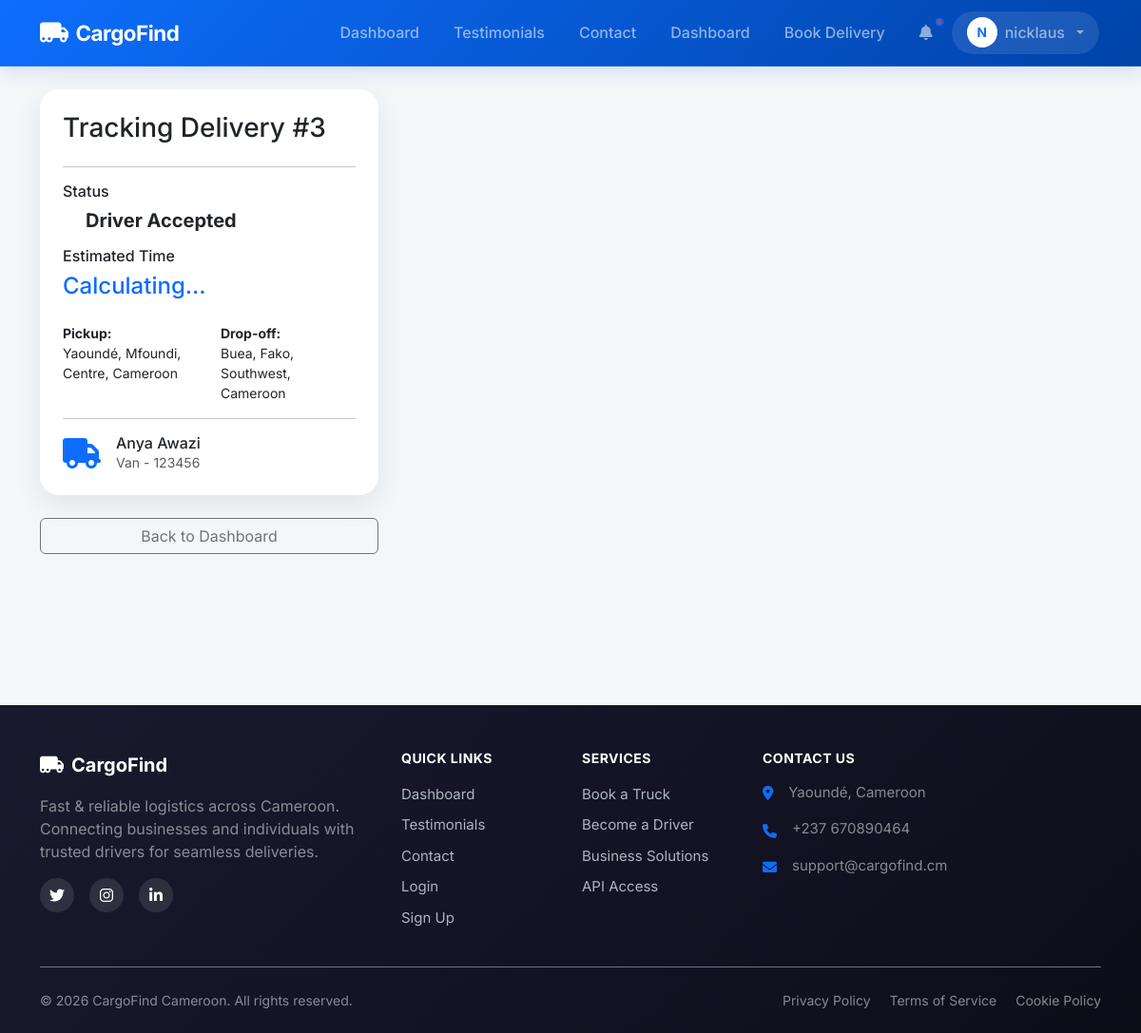
/customer/track/3 (signed in), run on the app's committed database.
### models.py (models this page shows, shortened)
class User(UserMixin, db.Model):
    id = db.Column(db.Integer, primary_key=True)
    email = db.Column(db.String(120), unique=True, nullable=False)
    phone = db.Column(db.String(20), unique=True, nullable=False)
    password_hash = db.Column(db.String(255), nullable=False)
    full_name = db.Column(db.String(100), nullable=False)
    address = db.Column(db.String(200))
    role = db.Column(db.String(20), nullable=False) # 'customer', 'driver', 'admin'
    vehicle_type = db.Column(db.String(50)) # 'car', 'van', 'truck'
    vehicle_id = db.Column(db.String(50))
    license_url = db.Column(db.String(255))
    is_verified = db.Column(db.Boolean, default=False)
    registration_otp = db.Column(db.String(6))
    is_active = db.Column(db.Boolean, default=False)
    is_approved = db.Column(db.Boolean, default=False) # Admin approval
    current_lat = db.Column(db.Float)
    current_lng = db.Column(db.Float)
    deliveries_as_customer = db.relationship('Delivery', backref='customer', foreign_keys='Delivery.customer_id')
    deliveries_as_driver = db.relationship('Delivery', backref='driver', foreign_keys='Delivery.driver_id')
    notifications = db.relationship('Notification', backref='user', lazy=True)
    wallet = db.relationship('Wallet', backref='user', uselist=False)

class Delivery(db.Model):
    id = db.Column(db.Integer, primary_key=True)
    customer_id = db.Column(db.Integer, db.ForeignKey('user.id'), nullable=False)
    driver_id = db.Column(db.Integer, db.ForeignKey('user.id'))
    pickup_location = db.Column(db.String(200), nullable=False)
    pickup_lat = db.Column(db.Float)
    pickup_lng = db.Column(db.Float)
    dropoff_location = db.Column(db.String(200), nullable=False)
    dropoff_lat = db.Column(db.Float)
    dropoff_lng = db.Column(db.Float)
    goods_description = db.Column(db.Text, nullable=False)
    pickup_time = db.Column(db.DateTime, default=datetime.utcnow)
    dropoff_time = db.Column(db.DateTime)
    special_instructions = db.Column(db.Text)
    weight = db.Column(db.Float)
    vehicle_type = db.Column(db.String(50)) # Type of vehicle required
    distance_km = db.Column(db.Float)
    estimated_time = db.Column(db.String(50))
    total_cost = db.Column(db.Float)
    status = db.Column(db.String(50), default='Pending')
    created_at = db.Column(db.DateTime, default=datetime.utcnow)
    payment_status = db.Column(db.String(20), default='Unpaid') # Unpaid, Paid
    payment_method = db.Column(db.String(50)) # MoMo, Orange, Cash
    pickup_otp = db.Column(db.String(6))
    delivery_otp = db.Column(db.String(6))
    rating = db.Column(db.Integer)
    feedback = db.Column(db.Text)

### app.py (the view)
@app.route('/customer/track/<int:delivery_id>')
@login_required
def track_delivery(delivery_id):
    delivery = Delivery.query.get_or_404(delivery_id)
    if delivery.customer_id != current_user.id:
        return redirect(url_for('index'))
    driver_lat = None
    driver_lng = None
    if delivery.driver_id:
        driver = User.query.get(delivery.driver_id)
        if driver:
            driver_lat = driver.current_lat
            driver_lng = driver.current_lng
    return render_template('customer/tracking.html',
                           delivery=delivery,
                           driver_lat=driver_lat,
                           driver_lng=driver_lng)

### templates/customer/tracking.html (shortened to what this page needs)
{% extends "base.html" %}
{% block content %}
<div class="d-none d-md-block">
    <div class="row">
        <div class="col-md-4">
            <div class="card p-4 mb-4 border-primary">
                <h3>Tracking Delivery #{{ delivery.id }}</h3>
                <hr>
                <div class="mb-3">
                    <h6>Status</h6>
                    <div class="d-flex align-items-center">
                        <span id="statusText-desktop" class="fw-bold h5 mb-0">{{ delivery.status }}</span>
                    </div>
                </div>
                <div class="mb-3">
                    <h6>Estimated Time</h6>
                    <p id="etaText-desktop" class="h4 text-primary">Calculating...</p>
                </div>
                <div class="row small">
                    <div class="col-6">
                        <strong>Pickup:</strong><br>
                        {{ delivery.pickup_location }}
                    </div>
                    <div class="col-6">
                        <strong>Drop-off:</strong><br>
                        {{ delivery.dropoff_location }}
                    </div>
                </div>
                <hr>
                <div class="d-flex align-items-center">
                    <i class="fas fa-truck fa-2x text-primary me-3"></i>
                    <div>
                        <h6 class="mb-0">{{ delivery.driver.full_name if delivery.driver else 'Waiting for driver...' }}</h6>
                        <p class="text-muted small mb-0">{{ delivery.driver.vehicle_type | capitalize if delivery.driver }} - {{ delivery.driver.vehicle_id if delivery.driver }}</p>
                    </div>
                </div>
            </div>
            <a href="{{ url_for('customer_dashboard') }}" class="btn btn-outline-secondary w-100">Back to Dashboard</a>
        </div>
        <div class="col-md-8">
            <div id="trackMap-desktop" style="height: 600px; border-radius: 15px;"></div>
        </div>
    </div>
</div>
{% endblock %}

### templates/base.html (shortened to what this page needs)
<!DOCTYPE html>
<html lang="en">
<head>
    <link href="https://cdn.jsdelivr.net/npm/bootstrap@5.3.0/dist/css/bootstrap.min.css" rel="stylesheet">
    <link rel="stylesheet" href="https://cdnjs.cloudflare.com/ajax/libs/font-awesome/6.0.0/css/all.min.css">
    <link rel="stylesheet" href="https://unpkg.com/leaflet@1.9.4/dist/leaflet.css" />
    <link rel="stylesheet" href="{{ url_for('static', filename='css/style.css') }}">
</head>
<body class="animate-fade-in">
    <nav class="navbar navbar-expand-lg navbar-dark sticky-top">
        <div class="container">
            <a class="navbar-brand" href="{{ url_for('index') }}">
                <i class="fas fa-truck-moving"></i>
                <span>CargoFind</span>
            </a>
            <div class="collapse navbar-collapse" id="navbarNav">
                <ul class="navbar-nav ms-auto align-items-lg-center">
                    {% if not current_user.is_authenticated %}
                    <li class="nav-item">
                        <a class="nav-link" href="{{ url_for('index') }}">
                            <i class="fas fa-home me-1 d-lg-none"></i> Home
                        </a>
                    </li>
                    {% else %}
                    <li class="nav-item">
                        <a class="nav-link" href="{% if current_user.role == 'admin' %}{{ url_for('admin_dashboard') }}{% elif current_user.role == 'driver' %}{{ url_for('driver_dashboard') }}{% else %}{{ url_for('customer_dashboard') }}{% endif %}">
                             Dashboard
                        </a>
                    </li>
                    {% endif %}
                    <li class="nav-item">
                        <a class="nav-link" href="{{ url_for('testimonials') }}">
                             Testimonials
                        </a>
                    </li>
                    <li class="nav-item">
                        <a class="nav-link" href="{{ url_for('contact') }}">
                             Contact
                        </a>
                    </li>
                    {% if current_user.is_authenticated %}
                        {% if current_user.role == 'customer' %}
                            <li class="nav-item">
                                <a class="nav-link" href="{{ url_for('customer_dashboard') }}">
                                     Dashboard
                                </a>
                            </li>
                            <li class="nav-item">
                                <a class="nav-link" href="{{ url_for('book_delivery') }}">
                                     Book Delivery
                                </a>
                            </li>
                        {% elif current_user.role == 'driver' %}
                            <li class="nav-item">
                                <a class="nav-link" href="{{ url_for('driver_dashboard') }}">
                                    <i class="fas fa-tachometer-alt me-1 d-lg-none"></i> Driver Panel
                                </a>
                            </li>
                        {% endif %}
                        <li class="nav-item">
                            <a class="nav-link notification-badge" href="{{ url_for('notifications') }}">
                                <i class="fas fa-bell"></i>
                            </a>
                        </li>
                        <li class="nav-item dropdown">
                            <a class="nav-link nav-user dropdown-toggle" href="#" role="button" data-bs-toggle="dropdown">
                                <div class="nav-user-avatar">
                                    {{ current_user.full_name[0]|upper }}
                                </div>
                                <span class="d-none d-md-inline">{{ current_user.full_name.split()[0] }}</span>
                            </a>
                        </li>
                    {% endif %}
                </ul>
            </div>
        </div>
    </nav>
    <div class="container mt-4">
        {% block content %}{% endblock %}
    </div>
    <footer class="footer bg-dark text-white pt-5 pb-4 mt-5">
        <div class="container">
            <div class="d-none d-md-block">
                <div class="row">
                    <div class="col-lg-4 col-md-6 mb-4 mb-lg-0">
                        <a href="{{ url_for('index') }}" class="footer-brand d-flex align-items-center text-white text-decoration-none mb-3">
                            <i class="fas fa-truck-moving fa-lg me-2"></i>
                            <span class="fw-bold fs-5">CargoFind</span>
                        </a>
                        <p class="text-white-50 mb-3">Fast & reliable logistics across Cameroon. Connecting businesses and individuals with trusted drivers for seamless deliveries.</p>
                        <div class="d-flex gap-3">
                            <a href="#" class="social-link"><i class="fab fa-twitter"></i></a>
                            <a href="#" class="social-link"><i class="fab fa-instagram"></i></a>
                            <a href="#" class="social-link"><i class="fab fa-linkedin-in"></i></a>
                        </div>
                    </div>
                    <div class="col-lg-2 col-md-6 mb-4 mb-lg-0">
                        <h6 class="footer-heading text-uppercase fw-bold mb-3">Quick Links</h6>
                        <ul class="list-unstyled footer-links">
                            {% if not current_user.is_authenticated %}
                            <li><a href="{{ url_for('index') }}" class="footer-link">Home</a></li>
                            {% else %}
                            <li><a href="{% if current_user.role == 'admin' %}{{ url_for('admin_dashboard') }}{% elif current_user.role == 'driver' %}{{ url_for('driver_dashboard') }}{% else %}{{ url_for('customer_dashboard') }}{% endif %}" class="footer-link">Dashboard</a></li>
                            {% endif %}
                            <li><a href="{{ url_for('testimonials') }}" class="footer-link">Testimonials</a></li>
                            <li><a href="{{ url_for('contact') }}" class="footer-link">Contact</a></li>
                            <li><a href="{{ url_for('login') }}" class="footer-link">Login</a></li>
                            <li><a href="{{ url_for('register') }}" class="footer-link">Sign Up</a></li>
                        </ul>
                    </div>
                    <div class="col-lg-2 col-md-6 mb-4 mb-lg-0">
                        <h6 class="footer-heading text-uppercase fw-bold mb-3">Services</h6>
                        <ul class="list-unstyled footer-links">
                            <li><a href="{{ url_for('register') }}" class="footer-link">Book a Truck</a></li>
                            <li><a href="{{ url_for('register') }}" class="footer-link">Become a Driver</a></li>
                            <li><a href="{{ url_for('contact') }}" class="footer-link">Business Solutions</a></li>
                            <li><a href="{{ url_for('contact') }}" class="footer-link">API Access</a></li>
                        </ul>
                    </div>
                    <div class="col-lg-4 col-md-6">
                        <h6 class="footer-heading text-uppercase fw-bold mb-3">Contact Us</h6>
                        <ul class="list-unstyled footer-contact">
                            <li class="mb-3 d-flex align-items-start">
                                <i class="fas fa-map-marker-alt mt-1 me-3 text-primary"></i>
                                <span class="text-white-50">Yaoundé, Cameroon</span>
                            </li>
                            <li class="mb-3 d-flex align-items-center">
                                <i class="fas fa-phone mt-1 me-3 text-primary"></i>
                                <span class="text-white-50">+237 670890464</span>
                            </li>
                            <li class="mb-3 d-flex align-items-center">
                                <i class="fas fa-envelope mt-1 me-3 text-primary"></i>
                                <span class="text-white-50">support@cargofind.cm</span>
                            </li>
                        </ul>
                    </div>
                </div>
                <div class="footer-bottom border-top border-secondary mt-4 pt-4 d-flex flex-column flex-md-row justify-content-between align-items-center">
                    <p class="mb-2 mb-md-0 text-white-50">&copy; 2026 CargoFind Cameroon. All rights reserved.</p>
                    <div class="footer-bottom-links">
                        <a href="{{ url_for('privacy') }}" class="text-white-50 text-decoration-none me-3">Privacy Policy</a>
                        <a href="{{ url_for('terms') }}" class="text-white-50 text-decoration-none me-3">Terms of Service</a>
                        <a href="#" class="text-white-50 text-decoration-none">Cookie Policy</a>
                    </div>
                </div>
            </div>
        </div>
    </footer>
</body>
</html>

### data on the page
User: full_name "N", full_name "nicklaus"
Delivery: id "3", status "Driver Accepted", pickup_location "Yaoundé, Mfoundi, Centre, Cameroon", dropoff_location "Buea, Fako, Southwest, Cameroon"
User: driver "Anya Awazi", driver.vehicle_type "Van", driver "123456"
